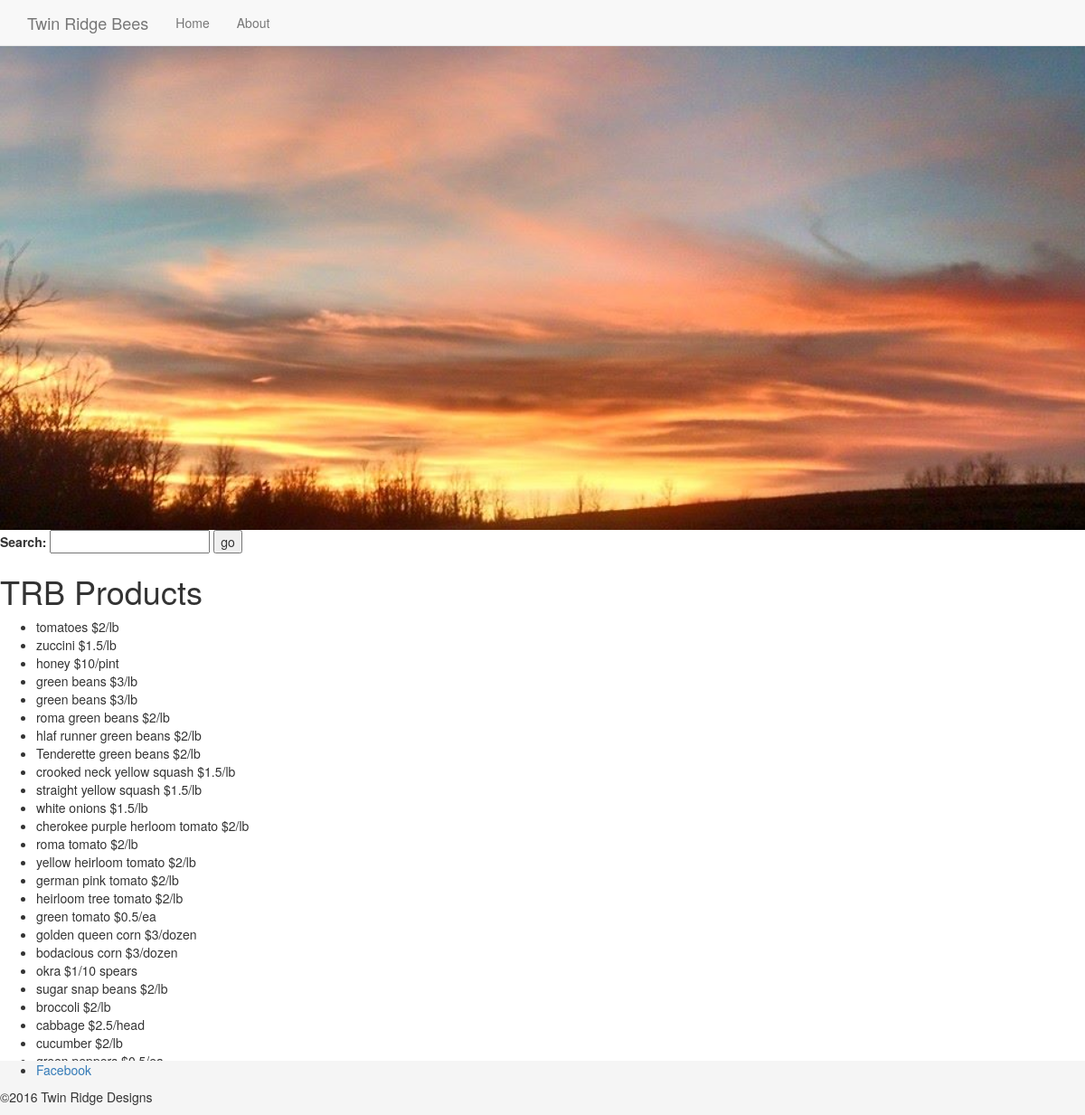
The page /products.php on the database as committed earlier.
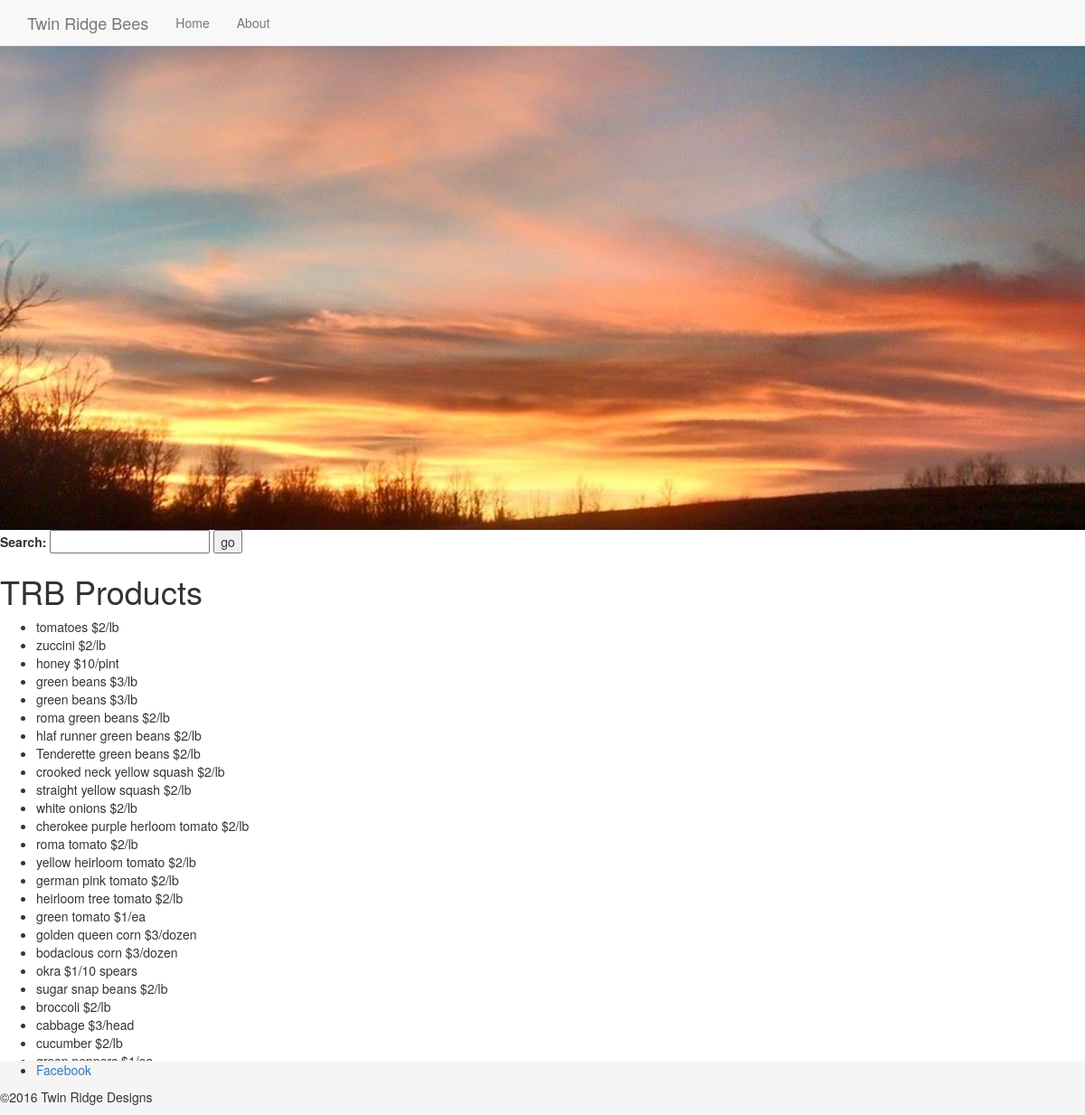
The same page on the database as committed later.
### tables this page shows
CREATE TABLE `Products` (
  `id` int(11) NOT NULL,
  `name` varchar(50) NOT NULL,
  `unit` varchar(11) NOT NULL,
  `price` decimal(10,0) NOT NULL
);

### inc/functions.php (the view, shortened to what this page needs)
<?php
function get_catalog_count($category = null,$search = null) {
    $category = strtolower($category);
    include("connection.php");
    try {
        $sql = "SELECT COUNT(id) FROM Products";
        if (!empty($search)) {
          $result = $db->prepare(
            $sql
            . " WHERE name LIKE ?"
          );
          $result->bindValue(1,'%'.$search.'%',PDO::PARAM_STR);
        } else if (!empty($category)) {
          $result = $db->prepare(
            $sql
            . " WHERE LOWER(name) = ?"
          );
          $result->bindParam(1,$category,PDO::PARAM_STR);
        } else {
          $result = $db->prepare($sql);
        }
        $result->execute();
    } catch (Exception $e) {
      echo "bad query";
    }
  $count = $result->fetchColumn(0);
  return $count;
}
function all_products_array() {
	include("connection.php");
		try {
		$results = $db->query("SELECT name, price, unit FROM Products;");
	} catch (Exception $e) {
		echo "Data could not be retrieved from the database.";
		exit;
	}
	$products = $results->fetchAll();
	return $products;
}
function get_item_html($item) {
    $output = "<li>"
        . $item["name"] . " $"
        . $item["price"] . "/"
        . $item["unit"] . "</li>";
    return $output;
}

### inc/header.php (shortened to what this page needs)
<html>
<head>
	<link rel="stylesheet" href="CSS/bootstrap.min.css" type="text/css">
	<link rel="stylesheet" href="css/main.css" type="text/css">
</head>
<body>
	<div class="header">
    <nav class="navbar navbar-default navbar-fixed-top">
      <div class="container">
        <div class="navbar-header">
          <a class="navbar-brand" href="index.php">Twin Ridge Bees</a>
        </div>
        <div id="navbar" class="collapse navbar-collapse">
          <ul class="nav navbar-nav">
            <li class=""><a href="/index.php">Home</a></li>
            <li><a href="about.php">About</a></li>
          </ul>
        </div>
      </div>
    </nav>
		</div>
		<div class="wide">
			<div class="col-xs-5 line"><hr></div>
			<div class="col-xs-2 logo">Logo</div>
			<div class="col-xs-5 line"><hr></div>
		</div>
	  <div class="search">
  <form method="get" action="products.php">
    <label for="s">Search:</label>
    <input type="text" name="s" id="s" />
    <input type="submit" value="go" />
  </form>
  </div>
	<div id="content">

### products.php (shortened to what this page needs)
<?php
include ("inc/functions.php");
$products = all_products_array();
$pageTitle = "TRB Products";
$section = null;
$search = null;
$items_per_page = 8;
$total_items = get_catalog_count($section,$search);
$offset = 0;
if (!empty($search)) {
  $product = search_catalog_array($search,$items_per_page,$offset);
} else if (empty($section)) {
  $product = all_products_array($items_per_page,$offset);
} else {
  $product = category_catalog_array($section,$items_per_page,$offset);
}
include ("inc/header.php");
?>
<div class="section catalog page">
	<div class="wrapper">
		<h1><?php
        if ($search != null) {
          echo "Search Results for \"".htmlspecialchars($search)."\"";
        } else {
          echo $pageTitle;
        }
        ?></h1>
        <?php
        if ($total_items < 1) {
          echo "<p>No items were found matching that search term.</p>";
          echo "<p>Search Again or "
            . "<a href=\"products.php\">Browse All Products</a></p>";
        } else {
          echo $pagination; ?>
        <ul class="items">
            <?php
            foreach ($product as $item) {
                echo get_item_html($item);
            }
            ?>
        </ul>
		<?php echo $pagination;
        } ?>
	</div>
</div>
<?php include("inc/footer.php"); ?>

### inc/footer.php
</div>
	<div class="footer">
		<div class="wrapper">
			<ul>
				<li><a href="https://www.facebook.com/TwinRidgeFarm/?fref=ts&ref=br_tf">Facebook</a></li>
			</ul>
			<p>&copy;<?php echo @date("Y"); ?> Twin Ridge Designs</p>
		</div>
	</div>
</body>
</html>

### CSS/main.css (style rules this page uses)
.wide { width:100%; height:50%; height:calc(50% - 1px); background-image:url('../images/tr-banner.jpg'); background-size:cover; }
html { position: relative; min-height: 100%; }
body { margin-bottom: 60px; }
.footer { position: absolute; bottom: 0; width: 100%; height: 60px; background-color: #f5f5f5; }

Rows that differ between the two databases and show on the page:
changed products "zuccini": price "1.5" → "2"
changed products "crooked neck yellow squash": price "1.5" → "2"
changed products "straight yellow squash": price "1.5" → "2"
changed products "white onions": price "1.5" → "2"
changed products "green tomato": price "0.5" → "1"
changed products "cabbage": price "2.5" → "3"
